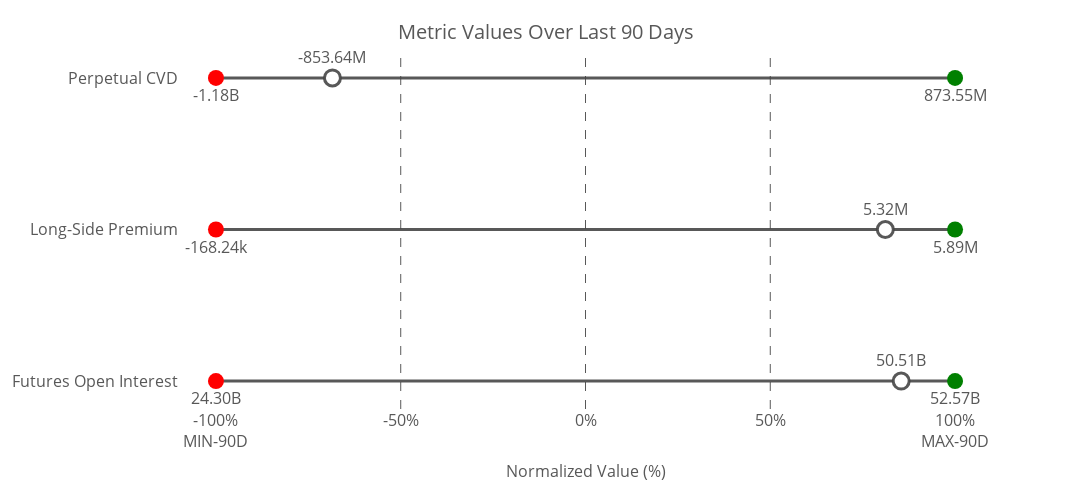

Notebook code for this chart:
### Code cell
# Manually define metrics and their titles
metrics_titles = {

    'futureOI_sma_meandev': "Futures Open Interest",
    'longperm_sma_meandev':"Long-Side Premium",
    'perpCVD_sma_meandev': "Perpetual CVD"
    
    # Add more metrics and titles as needed
}

# Create the dot plot
fig = create_dot_plot(merged_df, metrics_titles)

# Show the plot
fig.show()

# Optionally, save the plot as an HTML file
import plotly.io as pio
pio.write_html(fig, file='normalized_perpetual2_raw_metrics_dot_plot.html')

### Figure 1 — Plotly figure (JSON) as saved in the notebook; plotly's stock layout.template omitted (floating-point values rounded to 4 significant figures)
{"data": [{"line": {"color": "rgba(70, 70, 70, 0.9)", "width": 3}, "mode": "lines", "showlegend": false, "x": [-100, 100], "y": ["Futures Open Interest", "Futures Open Interest"], "type": "scatter"}, {"marker": {"color": "red", "size": 16, "symbol": "circle"}, "mode": "markers+text", "name": "Futures Open Interest Min", "text": ["24.30B"], "textfont": {"color": "rgba(70, 70, 70, 0.9)", "size": 16}, "textposition": "bottom center", "x": [-100], "y": ["Futures Open Interest"], "type": "scatter"}, {"marker": {"color": "green", "size": 16, "symbol": "circle"}, "mode": "markers+text", "name": "Futures Open Interest Max", "text": ["52.57B"], "textfont": {"color": "rgba(70, 70, 70, 0.9)", "size": 16}, "textposition": "bottom center", "x": [100], "y": ["Futures Open Interest"], "type": "scatter"}, {"marker": {"color": "white", "line": {"color": "rgba(70, 70, 70, 0.9)", "width": 3}, "size": 16, "symbol": "circle"}, "mode": "markers+text", "name": "Futures Open Interest Current", "text": ["50.51B"], "textfont": {"color": "rgba(70, 70, 70, 0.9)", "size": 16}, "textposition": "top center", "x": [85.42], "y": ["Futures Open Interest"], "type": "scatter"}, {"line": {"color": "rgba(70, 70, 70, 0.9)", "width": 3}, "mode": "lines", "showlegend": false, "x": [-100, 100], "y": ["Long-Side Premium", "Long-Side Premium"], "type": "scatter"}, {"marker": {"color": "red", "size": 16, "symbol": "circle"}, "mode": "markers+text", "name": "Long-Side Premium Min", "text": ["-168.24k"], "textfont": {"color": "rgba(70, 70, 70, 0.9)", "size": 16}, "textposition": "bottom center", "x": [-100], "y": ["Long-Side Premium"], "type": "scatter"}, {"marker": {"color": "green", "size": 16, "symbol": "circle"}, "mode": "markers+text", "name": "Long-Side Premium Max", "text": ["5.89M"], "textfont": {"color": "rgba(70, 70, 70, 0.9)", "size": 16}, "textposition": "bottom center", "x": [100], "y": ["Long-Side Premium"], "type": "scatter"}, {"marker": {"color": "white", "line": {"color": "rgba(70, 70, 70, 0.9)", "width": 3}, "size": 16, "symbol": "circle"}, "mode": "markers+text", "name": "Long-Side Premium Current", "text": ["5.32M"], "textfont": {"color": "rgba(70, 70, 70, 0.9)", "size": 16}, "textposition": "top center", "x": [81.13], "y": ["Long-Side Premium"], "type": "scatter"}, {"line": {"color": "rgba(70, 70, 70, 0.9)", "width": 3}, "mode": "lines", "showlegend": false, "x": [-100, 100], "y": ["Perpetual CVD", "Perpetual CVD"], "type": "scatter"}, {"marker": {"color": "red", "size": 16, "symbol": "circle"}, "mode": "markers+text", "name": "Perpetual CVD Min", "text": ["-1.18B"], "textfont": {"color": "rgba(70, 70, 70, 0.9)", "size": 16}, "textposition": "bottom center", "x": [-100], "y": ["Perpetual CVD"], "type": "scatter"}, {"marker": {"color": "green", "size": 16, "symbol": "circle"}, "mode": "markers+text", "name": "Perpetual CVD Max", "text": ["873.55M"], "textfont": {"color": "rgba(70, 70, 70, 0.9)", "size": 16}, "textposition": "bottom center", "x": [100], "y": ["Perpetual CVD"], "type": "scatter"}, {"marker": {"color": "white", "line": {"color": "rgba(70, 70, 70, 0.9)", "width": 3}, "size": 16, "symbol": "circle"}, "mode": "markers+text", "name": "Perpetual CVD Current", "text": ["-853.64M"], "textfont": {"color": "rgba(70, 70, 70, 0.9)", "size": 16}, "textposition": "top center", "x": [-68.48], "y": ["Perpetual CVD"], "type": "scatter"}], "layout": {"shapes": [{"line": {"color": "rgba(70, 70, 70, 0.9)", "dash": "dash", "width": 1}, "type": "line", "x0": -50, "x1": -50, "xref": "x", "y0": 0, "y1": 1, "yref": "paper"}, {"line": {"color": "rgba(70, 70, 70, 0.9)", "dash": "dash", "width": 1}, "type": "line", "x0": 0, "x1": 0, "xref": "x", "y0": 0, "y1": 1, "yref": "paper"}, {"line": {"color": "rgba(70, 70, 70, 0.9)", "dash": "dash", "width": 1}, "type": "line", "x0": 50, "x1": 50, "xref": "x", "y0": 0, "y1": 1, "yref": "paper"}], "title": {"font": {"color": "rgba(70, 70, 70, 0.9)", "size": 20}, "text": "Metric Values Over Last 90 Days", "y": 0.95, "x": 0.5, "xanchor": "center", "yanchor": "top"}, "xaxis": {"title": {"font": {"color": "rgba(70, 70, 70, 0.9)", "size": 16}, "text": "Normalized Value (%)"}, "tickfont": {"color": "rgba(70, 70, 70, 0.9)", "size": 16}, "showgrid": false, "range": [-110, 110], "tickvals": [-100, -50, 0, 50, 100], "ticktext": ["-100%<br>MIN-90D", "-50%", "0%", "50%", "100%<br>MAX-90D"], "showline": false, "zeroline": false}, "yaxis": {"tickfont": {"color": "rgba(70, 70, 70, 0.9)", "size": 16}, "title": {"standoff": 35}, "tickmode": "array", "tickvals": [0, 1, 2], "ticktext": ["Futures Open Interest", "Long-Side Premium", "Perpetual CVD"], "side": "left", "showgrid": false}, "margin": {"l": 100, "r": 100, "t": 50, "b": 20}, "font": {"color": "rgba(70, 70, 70, 0.9)", "size": 14}, "height": 490, "width": 1200, "showlegend": false, "plot_bgcolor": "white", "paper_bgcolor": "white"}}
